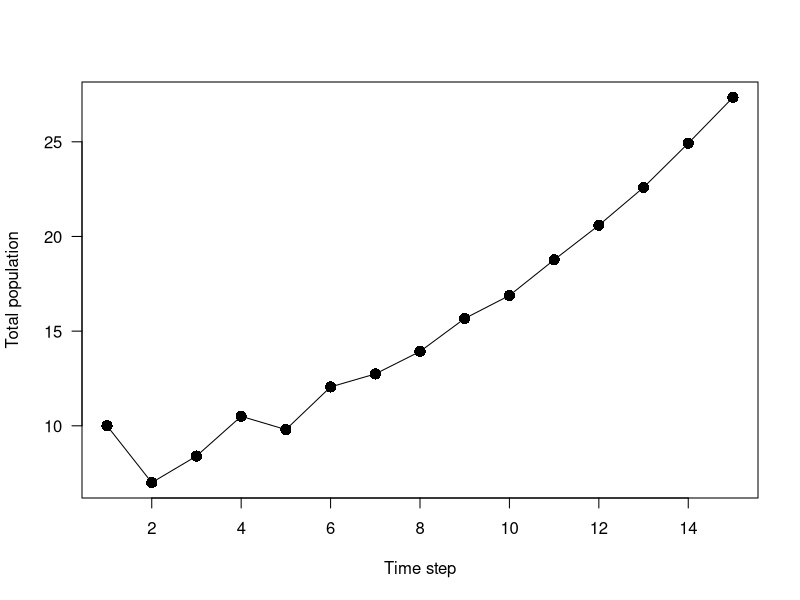
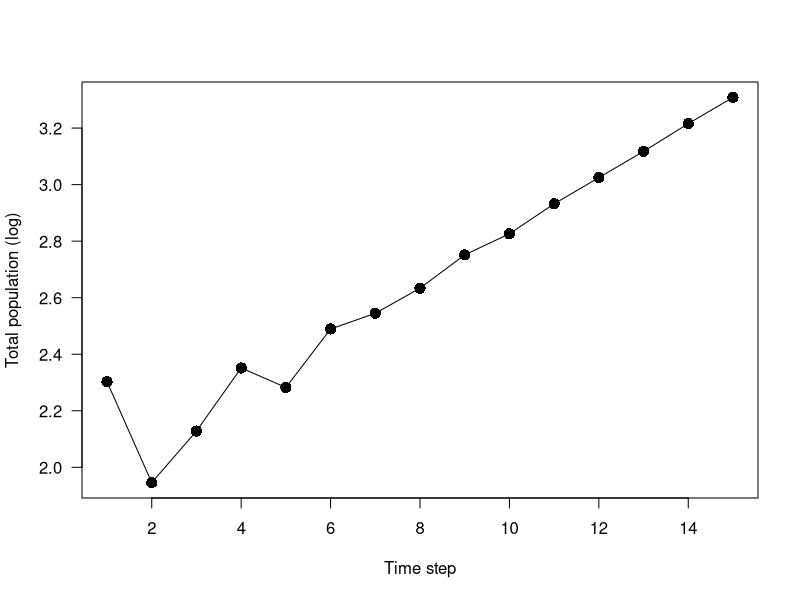
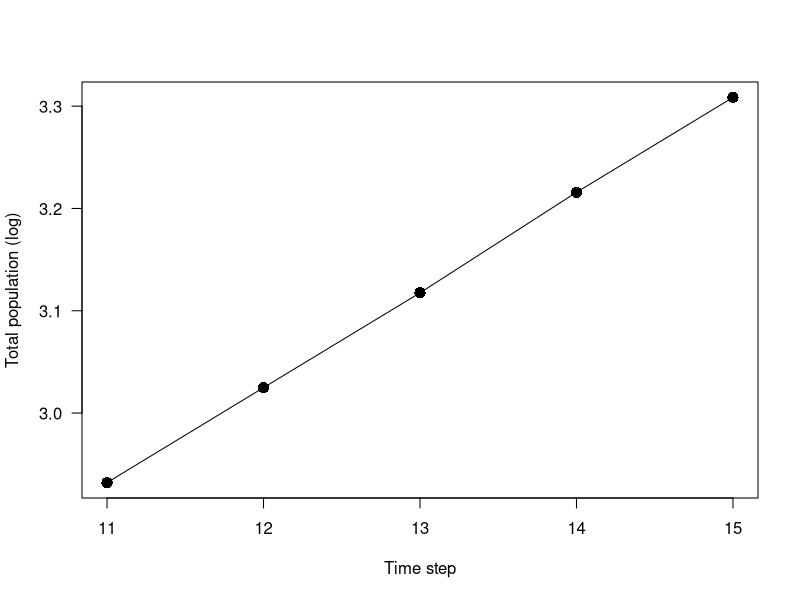
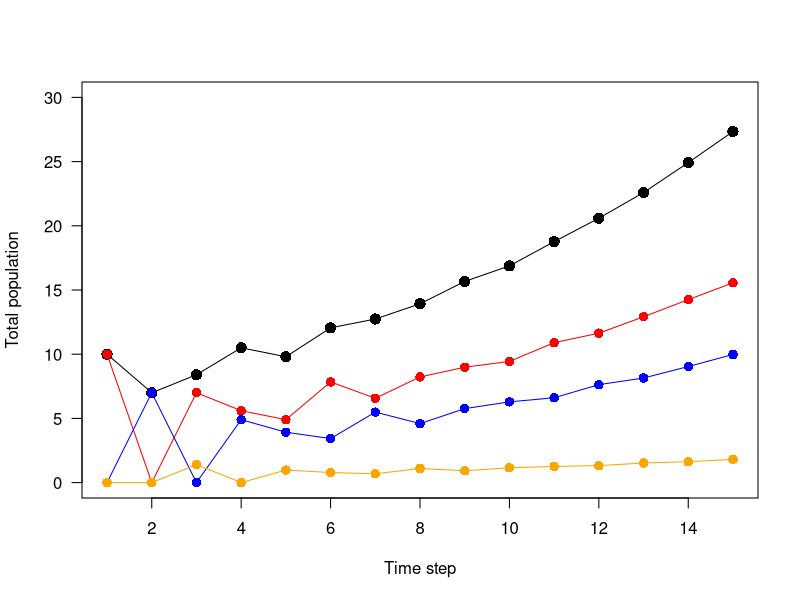
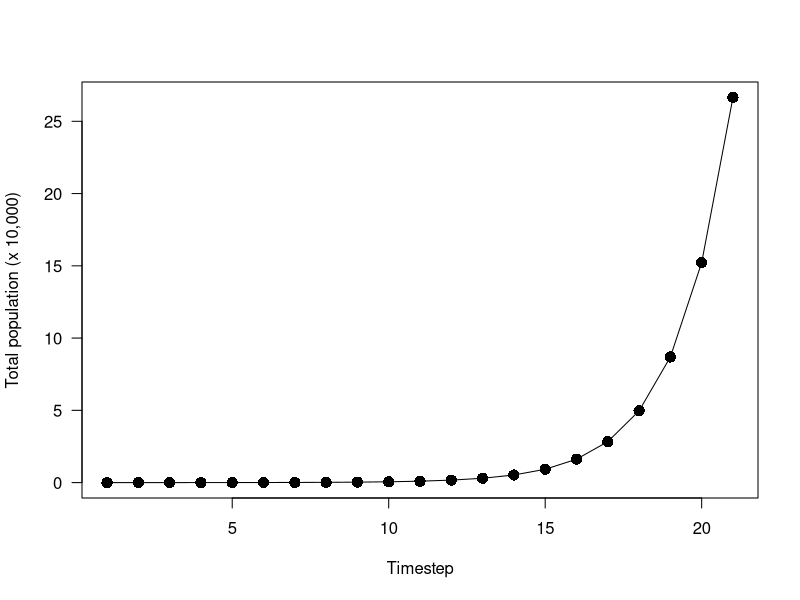
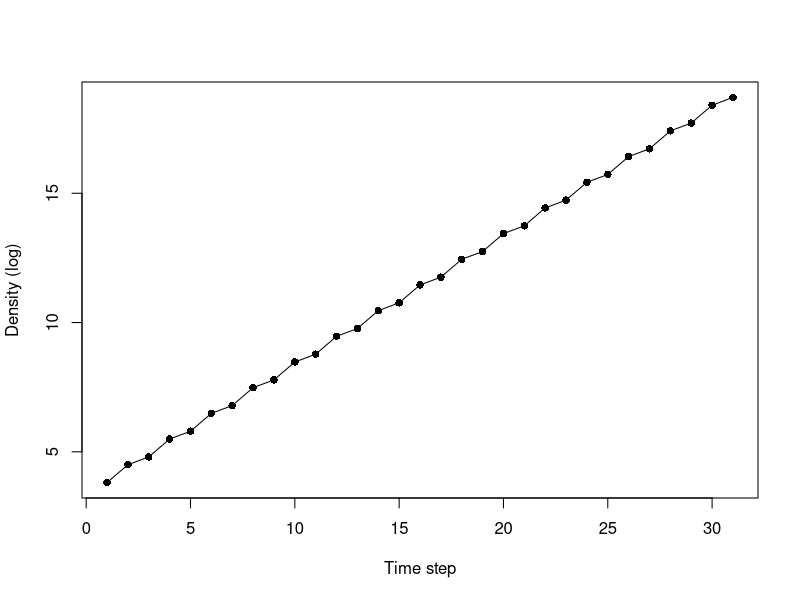
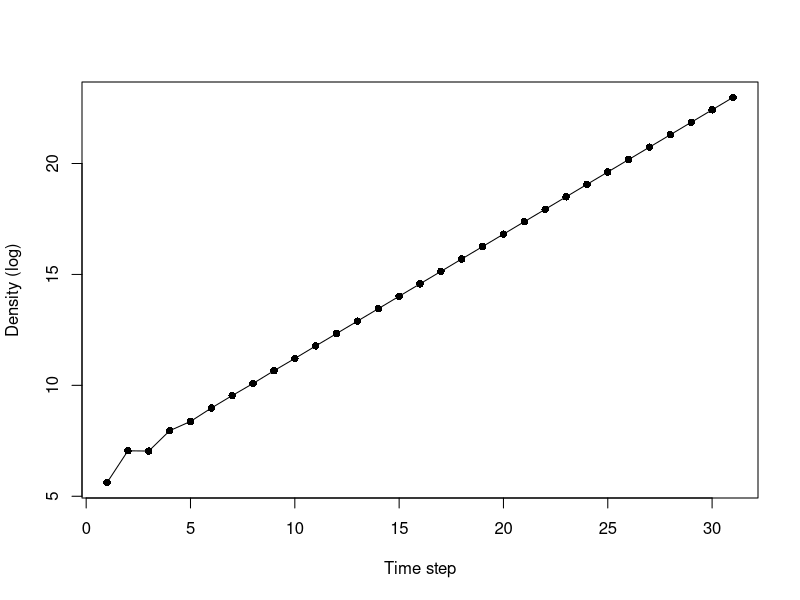

Generate these figures, in order, with R:
## ---- chunk 1
knitr::opts_chunk$set(echo = TRUE, collapse = T)
## ---- chunk 2
# Create the projection matrix, initial pop sizes, and test
   proj.mat <- matrix(data = c(0, 0.7, 0, 1, 0, 0.2, 4, 0, 0), nrow = 3, ncol = 3)
   N0 <- matrix(data = c(10, 0, 0), ncol = 1)
   proj.mat%*%N0 # see that it works once; also, use of matrix multiplier (inner product)

# Set simulation parameters
   n.steps <- 15
   vec.steps <- 1:n.steps
   N <- matrix(data = NA, nrow = length(N0), ncol = n.steps) # 11 to run 10 times after N0
   N[,1] <- N0

# Run loop
   for (i in 2:n.steps) {
      N[,i] <- proj.mat%*%N[,i-1]  
   }

# Function to sum columns to give total population size (dimension 2)
   totalN <- apply(X = N, MARGIN = 2, FUN = sum)

# Plot points at each step and connect them with a line
   plot(x = vec.steps, y = totalN, type = "l", las = 1, xlab = "Time step", ylab = "Total population")
   points(x = vec.steps, y = totalN, pch = 16, cex = 1.5)
## ---- chunk 3
log_totalN <- log(totalN)
plot(x = vec.steps, y = log_totalN, type = "l", las = 1, xlab = "Time step", ylab = "Total population (log)")
points(x = vec.steps, y = log_totalN, pch = 16, cex = 1.5)
## ---- chunk 4
log_totalN <- log(totalN)
last.five <- (length(vec.steps)-4):length(vec.steps)
plot(x = vec.steps[last.five], y = log_totalN[last.five], type = "l", las = 1, xlab = "Time step", ylab = "Total population (log)")
points(x = vec.steps[last.five], y = log_totalN[last.five], pch = 16, cex = 1.5)
## ---- chunk 5
plot(x = vec.steps, y = totalN, type = "l", las = 1, xlab = "Time step", ylab = "Total population", ylim = c(0, 30))
    points(x = vec.steps, y = totalN, pch = 16, cex = 1.5)
  lines(x = vec.steps, y = N[1,], col = "red")
    points(x = vec.steps, y = N[1,], col = "red", pch = 16, cex = 1.25)
  lines(x = vec.steps, y = N[2,], col = "blue")
    points(x = vec.steps, y = N[2,], col = "blue", pch = 16, cex = 1.25)
  lines(x = vec.steps, y = N[3,], col = "orange")
    points(x = vec.steps, y = N[3,], col = "orange", pch = 16, cex = 1.25)
## ---- chunk 6
n.steps <- 21
vec.steps <- 1:n.steps
proj.mat4 <- matrix(c(0, 0.7, 0, 0, 3, 0, 0.3, 0, 8, 0, 0, 0.1, 1, 0, 0, 0), nrow = 4, ncol = 4)
N0 <- matrix(data = c(0, 0, 0, 10), ncol = 1)
N <- matrix(data = NA, nrow = length(N0), ncol = n.steps)
N[,1] <- N0
for (i in 2:n.steps) {
  N[,i] <- proj.mat4%*%N[,i-1]
}
total.N <- apply(X = N, MARGIN = 2, FUN = sum)/10000
plot(x = vec.steps, y = total.N, type = "l", las = 1, xlab = "Timestep", ylab = "Total population (x 10,000)")
  points(x = vec.steps, y = total.N, pch = 16, cex = 1.5)
## ---- chunk 7
n.steps_2.13 <- 31
vec.steps_2.13 <- 1:n.steps_2.13
proj.mat_2.13 <- matrix(data = c(0, 0.9, 3, 0), nrow = 2, ncol = 2)
N0_2.13 <- matrix(data = c(21.5, 23.6), ncol = 1)
N_2.13 <- matrix(data = NA, nrow = length(N0_2.13), ncol = n.steps_2.13)
N_2.13[,1] <- N0_2.13
for (i in 2:n.steps_2.13) {
  N_2.13[,i] <- proj.mat_2.13%*%N_2.13[,(i-1)]
}
total.N_2.13 <- apply(X = N_2.13, MARGIN = 2, FUN = sum)
total.N_2.13_log <- log(total.N_2.13)
plot(x = vec.steps_2.13, y = total.N_2.13_log, xlab = "Time step", ylab = "Density (log)", pch = 16)
  lines(x = vec.steps_2.13, y = total.N_2.13_log)
# estimate line and compare
lm.out_2.13 <- lm(formula = total.N_2.13_log ~ vec.steps_2.13)
slope_2.13 <- lm.out_2.13$coefficients[2]
message(paste0("Your slope is ", round(slope_2.13, digits = 5), ". Raising e to that power, that gives you ", round(exp(slope_2.13), digits = 5),". Compare that with the calculated eigenvalue, 1.643168 You are also an astounding user of R. Pat your self on the back."))
## ---- chunk 8
n.steps_2.14 <- 31
vec.steps_2.14 <- 1:n.steps_2.14
proj.mat_2.14 <- matrix(data = c(0, 0.7, 0, 0, 3, 0, 0.3, 0, 8, 0, 0, 0.1, 1, 0, 0, 0), nrow = 4, ncol = 4)
N0_2.14 <- matrix(data = c(76, 86, 99, 14), ncol = 1)
N_2.14 <- matrix(data = NA, nrow = length(N0_2.14), ncol = n.steps_2.14)
N_2.14[,1] <- N0_2.14
for (i in 2:n.steps_2.14) {
  N_2.14[,i] <- proj.mat_2.14%*%N_2.14[,(i-1)]
}
total.N_2.14 <- apply(X = N_2.14, MARGIN = 2, FUN = sum)
total.N_2.14_log <- log(total.N_2.14)
plot(x = vec.steps_2.14, y = total.N_2.14_log, xlab = "Time step", ylab = "Density (log)", pch = 16)
  lines(x = vec.steps_2.14, y = total.N_2.14_log)
# estimate line and compare
lm.out_2.14 <- lm(formula = total.N_2.14_log[21:31] ~ vec.steps_2.14[21:31]) #taking the last 11 values because that's a better estimate because the population is closer to reaching a stable age distirbution
slope_2.14 <- lm.out_2.14$coefficients[2]
# calculate eigenvalue
eigenvals <- eigen(proj.mat_2.14)
dom.eig_2.14 <- eigenvals$value[1]
message(paste0("Your slope is ", round(slope_2.14, digits = 5), ". Raising e to that power, that gives you ", round(exp(slope_2.14), digits = 5),". Compare that with the calculated eigenvalue,",round(dom.eig_2.14, digits = 5),"."))
## ---- chunk 9
N0_2.15 <- matrix(data = c(1000, 50, 5), ncol = 1)
proj.mat_2.15 <- matrix(data = c(0.7, 0, 50, 0.2, 0.1, 0, 0, 0.4, 0.5), nrow = 3, ncol = 3, byrow = T)
Nt1 <- proj.mat_2.15%*%N0_2.15
Nt1
